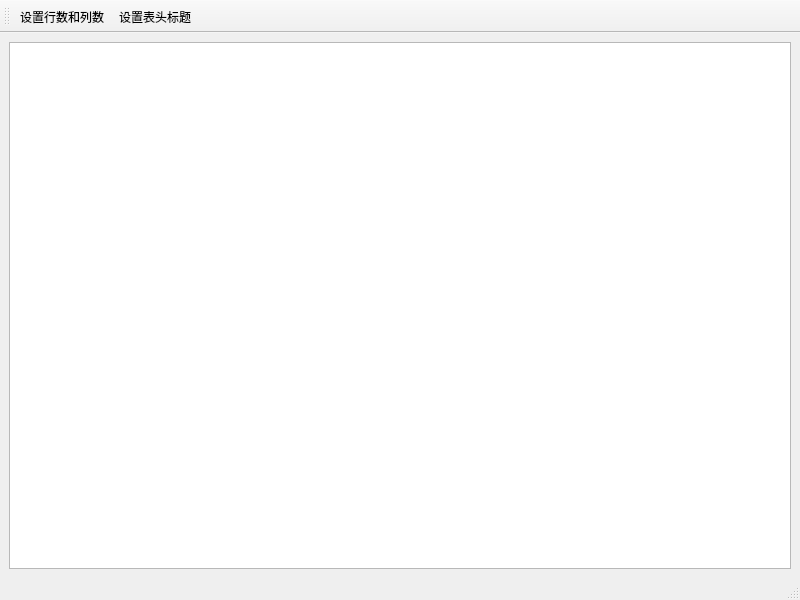
<?xml version="1.0" encoding="UTF-8"?>
<ui version="4.0">
 <class>QFormTable</class>
 <widget class="QMainWindow" name="QFormTable">
  <property name="geometry">
   <rect>
    <x>0</x>
    <y>0</y>
    <width>800</width>
    <height>600</height>
   </rect>
  </property>
  <property name="windowTitle">
   <string>MainWindow</string>
  </property>
  <widget class="QWidget" name="centralwidget">
   <layout class="QHBoxLayout" name="horizontalLayout">
    <item>
     <widget class="QTableView" name="tableView"/>
    </item>
   </layout>
  </widget>
  <widget class="QMenuBar" name="menubar">
   <property name="geometry">
    <rect>
     <x>0</x>
     <y>0</y>
     <width>800</width>
     <height>23</height>
    </rect>
   </property>
  </widget>
  <widget class="QStatusBar" name="statusbar"/>
  <widget class="QToolBar" name="toolBar">
   <property name="windowTitle">
    <string>toolBar</string>
   </property>
   <attribute name="toolBarArea">
    <enum>TopToolBarArea</enum>
   </attribute>
   <attribute name="toolBarBreak">
    <bool>false</bool>
   </attribute>
   <addaction name="actSetSize"/>
   <addaction name="actSetHeader"/>
  </widget>
  <action name="actSetSize">
   <property name="text">
    <string>设置行数和列数</string>
   </property>
  </action>
  <action name="actSetHeader">
   <property name="text">
    <string>设置表头标题</string>
   </property>
  </action>
 </widget>
 <resources/>
 <connections/>
</ui>
